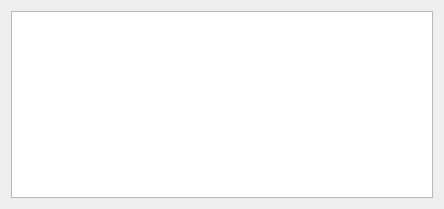
<?xml version="1.0" encoding="UTF-8"?>
<ui version="4.0">
 <class>EvaluateLinearAlgebraGeneral</class>
 <widget class="QDialog" name="EvaluateLinearAlgebraGeneral">
  <property name="geometry">
   <rect>
    <x>0</x>
    <y>0</y>
    <width>444</width>
    <height>209</height>
   </rect>
  </property>
  <property name="windowTitle">
   <string>Dialog</string>
  </property>
  <layout class="QHBoxLayout" name="horizontalLayout">
   <item>
    <widget class="QTextEdit" name="formulaTextEdit_">
     <property name="font">
      <font>
       <family>Courier</family>
       <pointsize>14</pointsize>
      </font>
     </property>
    </widget>
   </item>
  </layout>
 </widget>
 <resources/>
 <connections/>
</ui>
